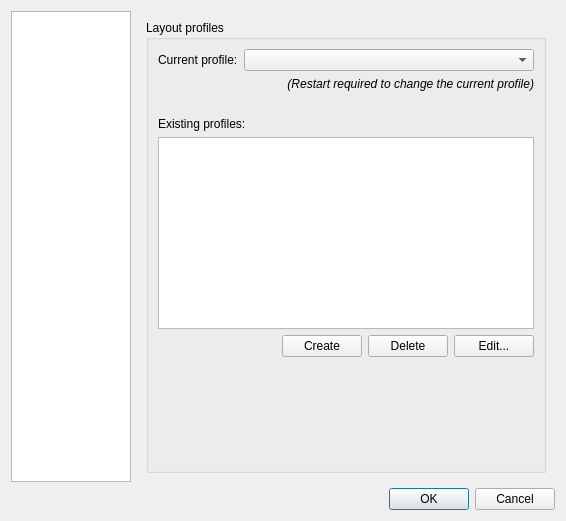
<?xml version="1.0" encoding="UTF-8"?>
<ui version="4.0">
 <class>PrefsDialog</class>
 <widget class="QDialog" name="PrefsDialog">
  <property name="geometry">
   <rect>
    <x>0</x>
    <y>0</y>
    <width>566</width>
    <height>521</height>
   </rect>
  </property>
  <property name="windowTitle">
   <string>Preferences</string>
  </property>
  <layout class="QGridLayout" name="gridLayout">
   <item row="0" column="1">
    <widget class="QStackedWidget" name="stacker">
     <property name="sizePolicy">
      <sizepolicy hsizetype="Expanding" vsizetype="Preferred">
       <horstretch>0</horstretch>
       <verstretch>0</verstretch>
      </sizepolicy>
     </property>
     <property name="currentIndex">
      <number>2</number>
     </property>
     <widget class="QWidget" name="generalPage">
      <layout class="QHBoxLayout" name="horizontalLayout">
       <item>
        <widget class="QGroupBox" name="groupBox">
         <property name="title">
          <string>General settings</string>
         </property>
         <layout class="QGridLayout" name="gridLayout_3">
          <property name="verticalSpacing">
           <number>8</number>
          </property>
          <item row="0" column="0">
           <widget class="QLabel" name="label_2">
            <property name="text">
             <string>&amp;Instrument name:</string>
            </property>
            <property name="buddy">
             <cstring>instrument</cstring>
            </property>
           </widget>
          </item>
          <item row="0" column="1">
           <widget class="QLineEdit" name="instrument">
            <property name="sizePolicy">
             <sizepolicy hsizetype="Expanding" vsizetype="Fixed">
              <horstretch>0</horstretch>
              <verstretch>0</verstretch>
             </sizepolicy>
            </property>
           </widget>
          </item>
          <item row="1" column="0">
           <widget class="QLabel" name="label_3">
            <property name="text">
             <string>&amp;Default script path:</string>
            </property>
            <property name="buddy">
             <cstring>scriptpath</cstring>
            </property>
           </widget>
          </item>
          <item row="1" column="1">
           <widget class="QLineEdit" name="scriptpath"/>
          </item>
          <item row="3" column="0" colspan="2">
           <widget class="QCheckBox" name="autoReconnect">
            <property name="text">
             <string>Automatically reconnect</string>
            </property>
           </widget>
          </item>
          <item row="4" column="0">
           <widget class="QCheckBox" name="confirmExit">
            <property name="text">
             <string>Confirm on exit</string>
            </property>
           </widget>
          </item>
          <item row="5" column="0">
           <widget class="QCheckBox" name="showTrayIcon">
            <property name="text">
             <string>Show tray icon</string>
            </property>
           </widget>
          </item>
          <item row="6" column="0">
           <spacer name="verticalSpacer_2">
            <property name="orientation">
             <enum>Qt::Vertical</enum>
            </property>
            <property name="sizeHint" stdset="0">
             <size>
              <width>20</width>
              <height>40</height>
             </size>
            </property>
           </spacer>
          </item>
          <item row="2" column="0">
           <spacer name="verticalSpacer_5">
            <property name="orientation">
             <enum>Qt::Vertical</enum>
            </property>
            <property name="sizeType">
             <enum>QSizePolicy::Fixed</enum>
            </property>
            <property name="sizeHint" stdset="0">
             <size>
              <width>20</width>
              <height>10</height>
             </size>
            </property>
           </spacer>
          </item>
         </layout>
        </widget>
       </item>
      </layout>
     </widget>
     <widget class="QWidget" name="page">
      <layout class="QVBoxLayout" name="verticalLayout">
       <item>
        <widget class="QGroupBox" name="groupBox_2">
         <property name="title">
          <string>Connection settings</string>
         </property>
         <layout class="QGridLayout" name="gridLayout_2">
          <property name="verticalSpacing">
           <number>8</number>
          </property>
          <item row="0" column="0">
           <widget class="QLabel" name="label">
            <property name="text">
             <string>&amp;Server host:</string>
            </property>
            <property name="buddy">
             <cstring>host</cstring>
            </property>
           </widget>
          </item>
          <item row="0" column="1">
           <widget class="QComboBox" name="host">
            <property name="editable">
             <bool>true</bool>
            </property>
           </widget>
          </item>
          <item row="1" column="0">
           <widget class="QLabel" name="label_4">
            <property name="text">
             <string>&amp;Port:</string>
            </property>
            <property name="buddy">
             <cstring>port</cstring>
            </property>
           </widget>
          </item>
          <item row="1" column="1">
           <widget class="QLineEdit" name="port">
            <property name="sizePolicy">
             <sizepolicy hsizetype="Expanding" vsizetype="Fixed">
              <horstretch>0</horstretch>
              <verstretch>0</verstretch>
             </sizepolicy>
            </property>
            <property name="frame">
             <bool>true</bool>
            </property>
           </widget>
          </item>
          <item row="2" column="0">
           <widget class="QLabel" name="label_5">
            <property name="text">
             <string>&amp;Login:</string>
            </property>
            <property name="buddy">
             <cstring>login</cstring>
            </property>
           </widget>
          </item>
          <item row="2" column="1">
           <widget class="QComboBox" name="login">
            <property name="editable">
             <bool>true</bool>
            </property>
           </widget>
          </item>
          <item row="3" column="0">
           <widget class="QLabel" name="label_6">
            <property name="text">
             <string>&amp;Display:</string>
            </property>
            <property name="buddy">
             <cstring>display</cstring>
            </property>
           </widget>
          </item>
          <item row="3" column="1">
           <widget class="QLineEdit" name="display"/>
          </item>
          <item row="4" column="0">
           <spacer name="verticalSpacer">
            <property name="orientation">
             <enum>Qt::Vertical</enum>
            </property>
            <property name="sizeHint" stdset="0">
             <size>
              <width>20</width>
              <height>40</height>
             </size>
            </property>
           </spacer>
          </item>
         </layout>
        </widget>
       </item>
      </layout>
     </widget>
     <widget class="QWidget" name="page_2">
      <layout class="QVBoxLayout" name="verticalLayout_2">
       <item>
        <widget class="QGroupBox" name="groupBox_3">
         <property name="title">
          <string>Layout profiles</string>
         </property>
         <layout class="QGridLayout" name="gridLayout_4">
          <item row="0" column="0">
           <widget class="QLabel" name="label_7">
            <property name="sizePolicy">
             <sizepolicy hsizetype="Fixed" vsizetype="Preferred">
              <horstretch>0</horstretch>
              <verstretch>0</verstretch>
             </sizepolicy>
            </property>
            <property name="text">
             <string>Current profile:</string>
            </property>
           </widget>
          </item>
          <item row="0" column="1">
           <widget class="QComboBox" name="profileCombo"/>
          </item>
          <item row="7" column="0">
           <spacer name="verticalSpacer_3">
            <property name="orientation">
             <enum>Qt::Vertical</enum>
            </property>
            <property name="sizeHint" stdset="0">
             <size>
              <width>20</width>
              <height>40</height>
             </size>
            </property>
           </spacer>
          </item>
          <item row="4" column="0" colspan="2">
           <widget class="QListWidget" name="profileList"/>
          </item>
          <item row="3" column="0" colspan="2">
           <widget class="QLabel" name="label_8">
            <property name="text">
             <string>Existing profiles:</string>
            </property>
           </widget>
          </item>
          <item row="1" column="0" colspan="2">
           <widget class="QLabel" name="label_9">
            <property name="font">
             <font>
              <italic>true</italic>
             </font>
            </property>
            <property name="text">
             <string>(Restart required to change the current profile)</string>
            </property>
            <property name="alignment">
             <set>Qt::AlignRight|Qt::AlignTrailing|Qt::AlignVCenter</set>
            </property>
           </widget>
          </item>
          <item row="2" column="0">
           <spacer name="verticalSpacer_4">
            <property name="orientation">
             <enum>Qt::Vertical</enum>
            </property>
            <property name="sizeType">
             <enum>QSizePolicy::Fixed</enum>
            </property>
            <property name="sizeHint" stdset="0">
             <size>
              <width>20</width>
              <height>20</height>
             </size>
            </property>
           </spacer>
          </item>
          <item row="5" column="0" colspan="2">
           <layout class="QHBoxLayout" name="horizontalLayout_2">
            <item>
             <spacer name="horizontalSpacer">
              <property name="orientation">
               <enum>Qt::Horizontal</enum>
              </property>
              <property name="sizeHint" stdset="0">
               <size>
                <width>40</width>
                <height>20</height>
               </size>
              </property>
             </spacer>
            </item>
            <item>
             <widget class="QPushButton" name="createProfile">
              <property name="text">
               <string>Create</string>
              </property>
             </widget>
            </item>
            <item>
             <widget class="QPushButton" name="deleteProfile">
              <property name="text">
               <string>Delete</string>
              </property>
             </widget>
            </item>
            <item>
             <widget class="QPushButton" name="editProfile">
              <property name="text">
               <string>Edit...</string>
              </property>
             </widget>
            </item>
           </layout>
          </item>
         </layout>
        </widget>
       </item>
      </layout>
     </widget>
    </widget>
   </item>
   <item row="1" column="0" colspan="2">
    <widget class="QDialogButtonBox" name="buttonBox">
     <property name="orientation">
      <enum>Qt::Horizontal</enum>
     </property>
     <property name="standardButtons">
      <set>QDialogButtonBox::Cancel|QDialogButtonBox::Ok</set>
     </property>
    </widget>
   </item>
   <item row="0" column="0">
    <widget class="QTreeWidget" name="settingsTree">
     <property name="sizePolicy">
      <sizepolicy hsizetype="Maximum" vsizetype="Expanding">
       <horstretch>0</horstretch>
       <verstretch>0</verstretch>
      </sizepolicy>
     </property>
     <property name="maximumSize">
      <size>
       <width>120</width>
       <height>16777215</height>
      </size>
     </property>
     <property name="rootIsDecorated">
      <bool>false</bool>
     </property>
     <property name="headerHidden">
      <bool>true</bool>
     </property>
     <property name="expandsOnDoubleClick">
      <bool>false</bool>
     </property>
     <column>
      <property name="text">
       <string>Name</string>
      </property>
     </column>
    </widget>
   </item>
  </layout>
 </widget>
 <tabstops>
  <tabstop>buttonBox</tabstop>
 </tabstops>
 <resources/>
 <connections>
  <connection>
   <sender>buttonBox</sender>
   <signal>accepted()</signal>
   <receiver>PrefsDialog</receiver>
   <slot>accept()</slot>
   <hints>
    <hint type="sourcelabel">
     <x>254</x>
     <y>514</y>
    </hint>
    <hint type="destinationlabel">
     <x>157</x>
     <y>274</y>
    </hint>
   </hints>
  </connection>
  <connection>
   <sender>buttonBox</sender>
   <signal>rejected()</signal>
   <receiver>PrefsDialog</receiver>
   <slot>reject()</slot>
   <hints>
    <hint type="sourcelabel">
     <x>322</x>
     <y>514</y>
    </hint>
    <hint type="destinationlabel">
     <x>286</x>
     <y>274</y>
    </hint>
   </hints>
  </connection>
 </connections>
</ui>
